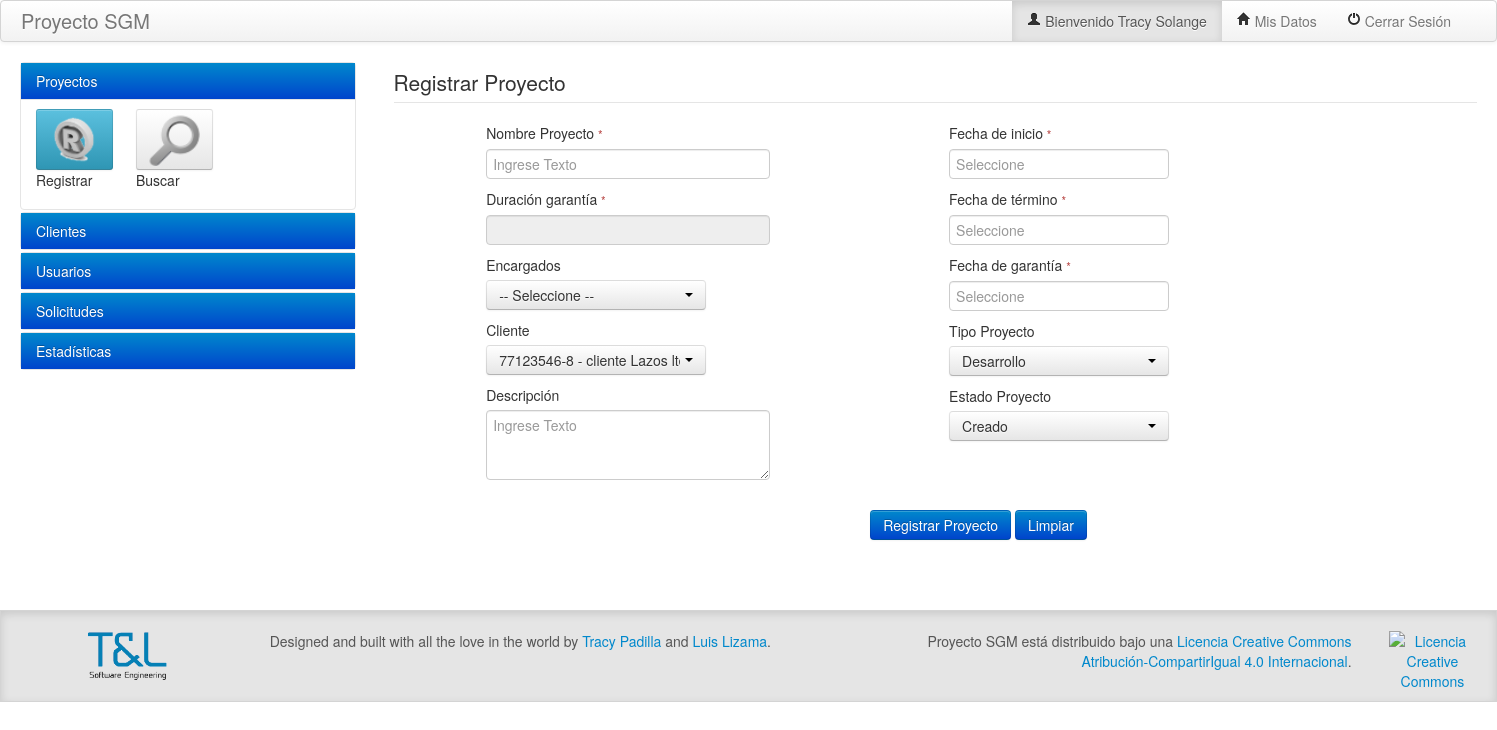
The app's page /Fuentes/SGM/crear_proyecto.php (signed in) with its own data.
### tables this page shows
CREATE TABLE tsg_cliente (
  cli_id int(10) NOT NULL AUTO_INCREMENT COMMENT 'Identificador único de la cliente.',
  cli_nombre varchar(255) NOT NULL COMMENT 'corresponde al nombre del cliente',
  cli_apellido varchar(255) NOT NULL COMMENT 'apellido del cliente',
  cli_correo varchar(255) DEFAULT NULL COMMENT 'correo electrónico del cliente',
  cli_empresa varchar(255) DEFAULT NULL COMMENT 'nombre de la empresa en la cual se encuentra posicionado el cliente',
  cli_rut varchar(255) NOT NULL COMMENT 'rut del cliente',
  cli_direccion varchar(255) DEFAULT NULL COMMENT 'dirección del cliente',
  cli_fecha_ini datetime NOT NULL COMMENT 'fecha de inicio del cliente',
  cli_fecha_mod datetime NULL DEFAULT NULL COMMENT 'fecha de modificación del cliente',
  cli_activo tinyint(1) NOT NULL COMMENT '\r\nse deja la tabla de cliente con la opción para saber si el usuario esta activo o inactivo, en la BD se mostrara oculto si se elimino por sistema. (1 o 0 ) Eliminación logica.',
  cli_usu_creador varchar(255) NOT NULL COMMENT 'Usuario creador',
  PRIMARY KEY (cli_id)
);

CREATE TABLE sqi_tipo_proyecto (
  tip_id int(10) NOT NULL AUTO_INCREMENT COMMENT 'Identificador único',
  tip_nombre varchar(100) NOT NULL COMMENT 'Nombre del tipo de proyecto',
  tip_descrip varchar(1000) DEFAULT NULL COMMENT 'Descripción del tipo de proyecto',
  tip_activo tinyint(1) NOT NULL COMMENT 'Registro activo',
  tip_usu_creador varchar(255) NOT NULL COMMENT 'Usuario creador',
  tip_fecha_creacion datetime NOT NULL COMMENT 'Fecha de creación',
  tip_fecha_modificacion datetime DEFAULT NULL COMMENT 'Fecha de modificación',
  PRIMARY KEY (tip_id)
);

CREATE TABLE tsg_estado_proyecto (
  est_id int(10) NOT NULL AUTO_INCREMENT COMMENT 'identificador único del estado del proyecto',
  est_nombre varchar(255) NOT NULL COMMENT 'nombre del estado del proyecto',
  est_descrip int(10) DEFAULT NULL COMMENT 'descripción del estado del proyecto',
  est_activo int(10) NOT NULL COMMENT 'eliminación logica del sistema',
  PRIMARY KEY (est_id)
);

### Fuentes/SGM/config/comunes.php (the view, shortened to what this page needs)
<?php
class Utilidades
{
    private $V_HOST;
    private $V_USER;
    private $V_PASS;
    private $V_BBDD;
    function __construct($V_HOST="localhost", $V_USER="sgm", $V_PASS="sgm", $V_BBDD="sgm")
    {
        $this->V_HOST=$V_HOST;
        $this->V_USER=$V_USER;
        $this->V_PASS=$V_PASS;
        $this->V_BBDD=$V_BBDD;
    }
    public function GeneraSelectClientes($nombre, $multiple = false, $buscar = false, $size = 0){
        $html  = "<label>Cliente</label>";
        $html .= "<select class=\"selectpicker\" id=\"$nombre\" name=\"$nombre";
        if($multiple == true){
            $html .= "[]\"  multiple ";
        }
        else{
            $html .= "\" ";
        }
        if($buscar == true){
            $html .= " data-live-search=\"true\" ";
        }
        if($size != 0)
        {
            $html .= " data-size=\"$size\"  ";
        }
        $html .= ">";
        $mySqli = new mysqli($this->V_HOST, $this->V_USER, $this->V_PASS, $this->V_BBDD);
        $query = "SELECT `cli_id`, `cli_empresa`, `cli_rut` FROM `tsg_cliente` WHERE `cli_activo` = 1 ";
        $res = $mySqli -> query($query);
        if ($mySqli -> affected_rows > 0) {
            while ($row = $res -> fetch_assoc()) {
                $html .= "<option value='".$row["cli_id"]."'>".$row["cli_rut"]." - ".$row["cli_empresa"]."</option>";
            }
        }
        $html .= "</select>";
        return $html;
    }
    public function GeneraSelectTipoProyecto($nombre, $multiple = false, $buscar = false, $size = 0){
        $html  = "<label>Tipo Proyecto</label>";
        $html .= "<select class=\"selectpicker\" id=\"$nombre\" name=\"$nombre";
        if($multiple == true){
            $html .= "[]\"  multiple ";
        }
        else{
            $html .= "\" ";
        }
        if($buscar == true){
            $html .= " data-live-search=\"true\" ";
        }
        if($size != 0)
        {
            $html .= " data-size=\"$size\"  ";
        }
        $html .= ">";
        $mySqli = new mysqli($this->V_HOST, $this->V_USER, $this->V_PASS, $this->V_BBDD);
        $query = "SELECT `tip_id`, `tip_nombre` FROM `sqi_tipo_proyecto` WHERE `tip_activo` = 1 ";
        $res = $mySqli -> query($query);
        if ($mySqli -> affected_rows > 0) {
            while ($row = $res -> fetch_assoc()) {
                $html .= "<option value='".$row["tip_id"]."'>".$row["tip_nombre"]."</option>";
            }
        }
        $html .= "</select>";
        return $html;
    }
    public function GeneraSelectEncargado($nombre, $multiple = false, $buscar = false, $size = 0){
        $html  = "<label>Encargado</label>";
        if($multiple)
        {
            $html  = "<label>Encargados</label>";
        }
        $html .= "<select class=\"selectpicker\" id=\"$nombre\" name=\"$nombre";
        if($multiple == true){
            $html .= "[]\"  multiple ";
        }
        else{
            $html .= "\" ";
        }
        if($buscar == true){
            $html .= " data-live-search=\"true\" ";
        }
        if($size != 0)
        {
            $html .= " data-size=\"$size\"  ";
        }
        $html .= ">";
        $id_Encargado = 3;
        $mySqli = new mysqli($this->V_HOST, $this->V_USER, $this->V_PASS, $this->V_BBDD);
        $query = "SELECT DISTINCT usu.usu_id, usu.usu_nombre, usu.usu_apellido
                  FROM tsg_usuario usu
                    INNER JOIN tsg_usuario_tsg_rol rol_usu
                    ON rol_usu.tsg_usuariousu_id = usu.usu_id
                    INNER JOIN tsg_rol rol
                    ON rol.rol_id = rol_usu.tsg_rolrol_id AND rol.rol_activo = 1
                  WHERE usu.usu_activo = 1 AND rol.rol_id = $id_Encargado ";
        $res = $mySqli -> query($query);
        if ($mySqli -> affected_rows > 0) {
            while ($row = $res -> fetch_assoc()) {
                $html .= "<option value='".$row["usu_id"]."'>".$row["usu_nombre"]." ".$row["usu_apellido"]."</option>";
            }
        }
        $html .= "</select>";
        return $html;
    }
    public function GeneraSelectEstadoProyecto($nombre, $multiple = false, $buscar = false, $size = 0){
        $html  = "<label>Estado Proyecto</label>";
        $html .= "<select class=\"selectpicker\" id=\"$nombre\" name=\"$nombre";
        if($multiple == true){
            $html .= "[]\"  multiple ";
        }
        else{
            $html .= "\" ";
        }
        if($buscar == true){
            $html .= " data-live-search=\"true\" ";
        }
        if($size != 0)
        {
            $html .= " data-size=\"$size\"  ";
        }
        $html .= ">";
        $mySqli = new mysqli($this->V_HOST, $this->V_USER, $this->V_PASS, $this->V_BBDD);
        $query = "SELECT est_id, est_nombre
                    FROM tsg_estado_proyecto
                    WHERE est_activo = 1";
        $res = $mySqli -> query($query);
        if ($mySqli -> affected_rows > 0) {
            while ($row = $res -> fetch_assoc()) {
                $html .= "<option value='".$row["est_id"]."'>".$row["est_nombre"]."</option>";
            }
        }
        $html .= "</select>";
        return $html;
    }
};
?>

### records on screen
tsg_cliente: cli_rut "77123546-8", cli_empresa "cliente Lazos…"
sqi_tipo_proyecto: tip_nombre "Desarrollo"
tsg_estado_proyecto: est_nombre "Creado"

### other values on screen
$V_TITULO "Proyecto SGM"
$_SESSION['usuario'] "Tracy Solange"
$titulo "Proyectos"
$opcion['TITULO'] "Registrar"
$opcion['TITULO'] "Buscar"
$titulo "Clientes"
$titulo "Usuarios"
$titulo "Solicitudes"
$titulo "Estadísticas"
